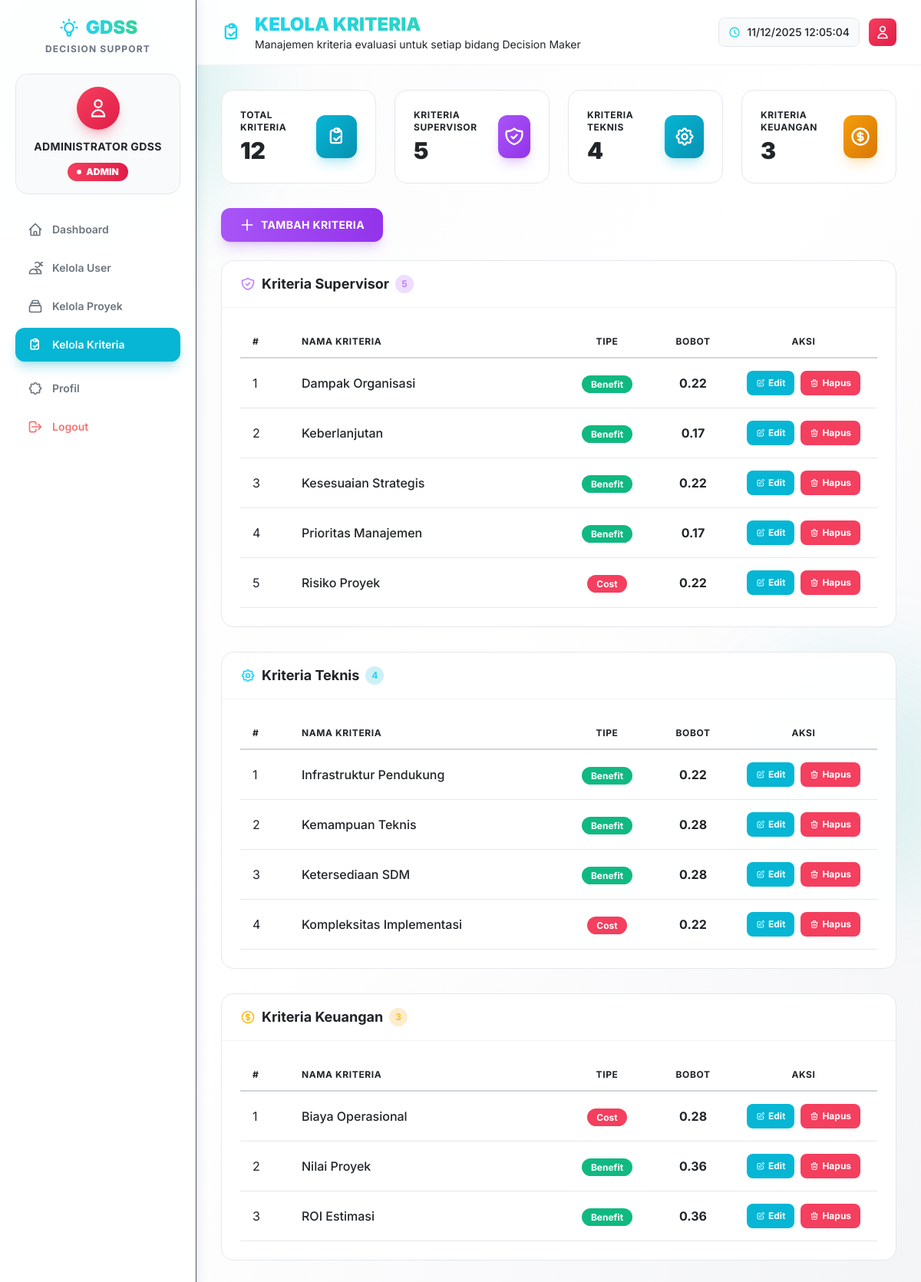
The page /views/admin/manage_criteria.php (signed in) on the database its author committed.
### tables this page shows
CREATE TABLE `criteria` (
  `id` int NOT NULL,
  `field` enum('supervisor','teknis','keuangan') NOT NULL COMMENT 'Bidang DM yang menilai',
  `name` varchar(100) NOT NULL COMMENT 'Nama kriteria',
  `weight` float NOT NULL DEFAULT '0' COMMENT 'Bobot kriteria (sudah dinormalisasi 0-1)',
  `type` enum('benefit','cost') NOT NULL DEFAULT 'benefit' COMMENT 'Benefit=max lebih baik, Cost=min lebih baik',
  `created_at` timestamp NOT NULL DEFAULT CURRENT_TIMESTAMP
);

### config/config.php (called while the page is built, shortened)
<?php
function isLoggedIn() {
    return isset($_SESSION['user_id']) && isset($_SESSION['username']) && isset($_SESSION['role']);
}
function hasRole($role) {
    return isLoggedIn() && $_SESSION['role'] === $role;
}
?>

### views/admin/manage_criteria.php (the view, shortened to what this page needs)
<?php
require_once __DIR__ . '/../../config/config.php';
require_once __DIR__ . '/../../includes/layout.php';
$pdo = getConnection();
$stmt = $pdo->query("SELECT * FROM criteria ORDER BY field, name");
$allCriteria = $stmt->fetchAll();
$criteriaByField = [
    'teknis' => array_filter($allCriteria, fn($c) => $c['field'] === 'teknis'),
    'supervisor' => array_filter($allCriteria, fn($c) => $c['field'] === 'supervisor'),
    'keuangan' => array_filter($allCriteria, fn($c) => $c['field'] === 'keuangan')
];
$pageTitle = 'Kelola Kriteria - ' . SITE_NAME;
renderHead($pageTitle, '../../');
renderSidebar('../../', 'manage_criteria');
renderHeader('KELOLA KRITERIA', 'Manajemen kriteria evaluasi untuk setiap bidang Decision Maker', 'criteria', false, '', '../../');
?>
<section class="grid grid-cols-1 md:grid-cols-4 gap-6 mb-8">
    <?= statCard('Total Kriteria', count($allCriteria), 'criteria', 'cyan') ?>
    <?= statCard('Kriteria Supervisor', count($criteriaByField['supervisor']), 'shield', 'purple') ?>
    <?= statCard('Kriteria Teknis', count($criteriaByField['teknis']), 'cogs', 'cyan') ?>
    <?= statCard('Kriteria Keuangan', count($criteriaByField['keuangan']), 'dollar', 'amber') ?>
</section>
<section class="mb-6">
    <button onclick="toggleModal('addCriteriaModal')" class="flex items-center gap-2 px-6 py-3 rounded-xl font-bold uppercase tracking-wide text-sm bg-gradient-to-r from-purple-500 to-purple-600 text-white hover:from-purple-400 hover:to-purple-500 transition-all duration-300 shadow-lg shadow-purple-500/25">
        <?= icon('add', 'w-5 h-5') ?>
        Tambah Kriteria
    </button>
</section>
<?php
$fieldConfigs = [
    'supervisor' => ['title' => 'Kriteria Supervisor', 'color' => 'purple', 'icon' => 'shield'],
    'teknis' => ['title' => 'Kriteria Teknis', 'color' => 'cyan', 'icon' => 'cogs'],
    'keuangan' => ['title' => 'Kriteria Keuangan', 'color' => 'amber', 'icon' => 'dollar']
];
foreach ($fieldConfigs as $field => $config):
    $criteria = $criteriaByField[$field];
?>
<section class="mb-8 bg-white/95 backdrop-blur-sm rounded-2xl border border-gray-200">
    <div class="flex items-center justify-between border-b border-gray-200/50 px-6 py-4">
        <h5 class="text-lg font-bold text-gray-900 flex items-center gap-2">
            <?= icon($config['icon'], 'w-5 h-5 text-'.$config['color'].'-400') ?>
            <?= $config['title'] ?>
            <span class="px-2 py-1 bg-<?= $config['color'] ?>-500/20 text-<?= $config['color'] ?>-400 rounded-full text-xs font-bold">
                <?= count($criteria) ?>
            </span>
        </h5>
    </div>
    <div class="p-6">
        <?php if (empty($criteria)): ?>
        <div class="text-center py-8 text-gray-900">
            <p>Belum ada kriteria untuk bidang ini</p>
        </div>
        <?php else: ?>
        <div class="overflow-x-auto">
            <table class="w-full border-collapse">
                <thead>
                    <tr class="border-b-2 border-gray-300">
                        <th class="text-left py-3 px-4 text-gray-900 font-bold uppercase tracking-wider text-xs w-16">#</th>
                        <th class="text-left py-3 px-4 text-gray-900 font-bold uppercase tracking-wider text-xs">Nama Kriteria</th>
                        <th class="text-center py-3 px-4 text-gray-900 font-bold uppercase tracking-wider text-xs w-32">Tipe</th>
                        <th class="text-center py-3 px-4 text-gray-900 font-bold uppercase tracking-wider text-xs w-24">Bobot</th>
                        <th class="text-center py-3 px-4 text-gray-900 font-bold uppercase tracking-wider text-xs w-48">Aksi</th>
                    </tr>
                </thead>
                <tbody>
                    <?php $i = 1; foreach ($criteria as $c): ?>
                    <tr class="border-b border-gray-200 hover:bg-gray-50 transition-colors duration-200">
                        <td class="py-4 px-4 text-gray-900"><?= $i++ ?></td>
                        <td class="py-4 px-4 text-gray-900 font-medium"><?= htmlspecialchars($c['name']) ?></td>
                        <td class="py-4 px-4 text-center">
                            <span class="px-3 py-1 rounded-full text-xs font-bold <?= $c['type'] === 'benefit' ? 'bg-emerald-500 text-white' : 'bg-rose-500 text-white' ?>">
                                <?= ucfirst($c['type']) ?>
                            </span>
                        </td>
                        <td class="py-4 px-4 text-center text-gray-900 font-bold"><?= $c['weight'] ?></td>
                        <td class="py-4 px-4 text-center">
                            <div class="flex items-center justify-center gap-2">
                                <button onclick="openEditCriteriaModal(<?= htmlspecialchars(json_encode($c)) ?>)" class="inline-flex items-center gap-1 px-3 py-2 rounded-lg bg-cyan-500 text-white hover:bg-cyan-600 text-xs font-bold transition-colors duration-200">
                                    <?= icon('edit', 'w-3 h-3') ?> Edit
                                </button>
                                <form method="POST" class="inline" onsubmit="return confirm('Yakin ingin menghapus kriteria ini?')">
                                    <button type="submit" class="inline-flex items-center gap-1 px-3 py-2 rounded-lg bg-rose-500 text-white hover:bg-rose-600 text-xs font-bold transition-colors duration-200">
                                        <?= icon('delete', 'w-3 h-3') ?> Hapus
                                    </button>
                                </form>
                            </div>
                        </td>
                    </tr>
                    <?php endforeach; ?>
                </tbody>
            </table>
        </div>
        <?php endif; ?>
    </div>
</section>
<?php endforeach; ?>
<?php renderFooter(); ?>

### includes/layout.php (shortened to what this page needs)
<?php
function icon($name, $class = 'w-5 h-5') {
    $path = $icons[$name] ?? $icons['home'];
    return '<svg class="'.$class.'" fill="none" stroke="currentColor" viewBox="0 0 24 24"><path stroke-linecap="round" stroke-linejoin="round" stroke-width="2" d="'.$path.'"></path></svg>';
}
function menuItem($href, $label, $iconName, $active = false, $danger = false) {
    $baseClass = 'flex items-center gap-3 px-4 py-3 rounded-xl text-sm font-semibold transition-all duration-300';
    if ($danger) {
        $class = $baseClass . ' text-red-400 hover:text-red-300 hover:bg-red-500/10';
    } elseif ($active) {
        $class = $baseClass . ' bg-cyan-500 text-white shadow-lg shadow-cyan-500/30';
    } else {
        $class = $baseClass . ' text-gray-600 hover:text-gray-900 hover:bg-gray-100';
    }
    $onclick = $danger ? ' onclick="showLogoutModal(); return false;"' : '';
    return '<a href="'.$href.'" class="'.$class.'"'.$onclick.'>'.icon($iconName).'<span>'.$label.'</span></a>';
}
function statCard($title, $value, $iconName, $color, $delay = '') {
    $colors = [
        'cyan' => 'from-cyan-500 to-cyan-600 shadow-cyan-500/25',
        'emerald' => 'from-emerald-500 to-emerald-600 shadow-emerald-500/25',
        'amber' => 'from-amber-500 to-amber-600 shadow-amber-500/25',
        'purple' => 'from-purple-500 to-purple-600 shadow-purple-500/25',
        'red' => 'from-red-500 to-red-600 shadow-red-500/25',
        'blue' => 'from-blue-500 to-blue-600 shadow-blue-500/25',
    ];
    $gradient = $colors[$color] ?? $colors['cyan'];
    $delayClass = $delay ? 'delay-'.$delay : '';
    return '
    <div class="bg-white/95 backdrop-blur-sm rounded-2xl border border-gray-200 p-6 card-hover animate-scale-in '.$delayClass.'">
        <div class="flex items-center justify-between">
            <div>
                <p class="text-gray-900 text-xs font-bold uppercase tracking-wider mb-1">'.$title.'</p>
                <p class="text-3xl font-black text-gray-900 count-up">'.$value.'</p>
            </div>
            <div class="w-14 h-14 bg-gradient-to-br '.$gradient.' rounded-xl flex items-center justify-center shadow-lg animate-float">
                '.icon($iconName, 'w-7 h-7 text-white').'
            </div>
        </div>
    </div>';
}
function getRoleColors($role) {
    $roleColors = [
        'supervisor' => [
            'gradient' => 'from-purple-500 to-purple-600',
            'shadow' => 'shadow-purple-500/30',
            'bg' => 'bg-purple-500/20',
            'text' => 'text-purple-400',
            'badge' => 'from-purple-500 to-purple-600',
        ],
        'teknis' => [
            'gradient' => 'from-cyan-500 to-cyan-600',
            'shadow' => 'shadow-cyan-500/30',
            'bg' => 'bg-cyan-500/20',
            'text' => 'text-cyan-400',
            'badge' => 'from-cyan-500 to-cyan-600',
        ],
        'admin' => [
            'gradient' => 'from-rose-500 to-rose-600',
            'shadow' => 'shadow-rose-500/30',
            'bg' => 'bg-rose-500/20',
            'text' => 'text-rose-400',
            'badge' => 'from-rose-500 to-rose-600',
        ],
        'keuangan' => [
            'gradient' => 'from-amber-500 to-amber-600',
            'shadow' => 'shadow-amber-500/30',
            'bg' => 'bg-amber-500/20',
            'text' => 'text-amber-400',
            'badge' => 'from-amber-500 to-amber-600',
        ],
    ];
    return $roleColors[$role] ?? $roleColors['teknis'];
}
function renderHead($pageTitle, $basePath = '') {
    $cssPath = $basePath . 'assets/css/style.css';
    ?>
<!DOCTYPE html>
<html lang="id" class="light">
<head>
    <script src="https://cdn.tailwindcss.com"></script>
    <link rel="stylesheet" href="https://cdnjs.cloudflare.com/ajax/libs/font-awesome/6.4.0/css/all.min.css">
    <link href="<?= $cssPath ?>" rel="stylesheet">
</head>
<body class="bg-gradient-to-br from-gray-50 via-white to-gray-100 min-h-screen text-gray-900">
    <div class="fixed inset-0 overflow-hidden pointer-events-none -z-10">
    </div>
    <?php
}
function renderSidebar($basePath = '', $activePage = '') {
    $userRole = $_SESSION['role'] ?? 'guest';
    $userName = $_SESSION['name'] ?? 'User';
    $isAdmin = hasRole('admin');
    $roleColors = getRoleColors($userRole);
    ?>
    <div class="flex min-h-screen">
        <aside id="sidebar" class="sidebar w-64 fixed left-0 top-0 h-full border-r border-gray-200/50 p-5 flex flex-col z-40">
            <div class="text-center mb-6">
                <div class="flex items-center justify-center gap-2 mb-1">
                    <?= icon('bulb', 'w-7 h-7 text-cyan-400') ?>
                    <h1 class="text-2xl font-black bg-gradient-to-r from-cyan-400 to-emerald-400 bg-clip-text text-transparent">GDSS</h1>
                </div>
                <p class="text-gray-500 text-xs font-bold uppercase tracking-widest">Decision Support</p>
            </div>
            <div class="text-center mb-6 p-4 bg-gray-50 rounded-2xl border border-gray-200">
                <div class="w-14 h-14 mx-auto mb-3 bg-gradient-to-br <?= $roleColors['gradient'] ?> rounded-full flex items-center justify-center shadow-lg <?= $roleColors['shadow'] ?>">
                    <?= icon('user', 'w-7 h-7 text-white') ?>
                </div>
                <h2 class="text-gray-900 font-bold text-sm uppercase tracking-wide mb-2"><?= htmlspecialchars($userName) ?></h2>
                <span class="inline-flex items-center gap-1.5 bg-gradient-to-r <?= $roleColors['badge'] ?> text-white px-3 py-1 rounded-full text-xs font-black uppercase">
                    <span class="w-1.5 h-1.5 bg-white rounded-full animate-pulse"></span>
                    <?= htmlspecialchars($userRole) ?>
                </span>
            </div>
            <nav class="flex-1 space-y-1.5">
                <?= menuItem($basePath . 'dashboard.php', 'Dashboard', 'home', $activePage === 'dashboard') ?>
                <?php if ($isAdmin): ?>
                    <?= menuItem($basePath . 'views/admin/manage_users.php', 'Kelola User', 'users', $activePage === 'manage_users') ?>
                    <?= menuItem($basePath . 'views/admin/manage_projects.php', 'Kelola Proyek', 'projects', $activePage === 'manage_projects') ?>
                    <?= menuItem($basePath . 'views/admin/manage_criteria.php', 'Kelola Kriteria', 'criteria', $activePage === 'manage_criteria') ?>
                <?php endif; ?>
                <div class="my-4 border-t border-gray-200/50"></div>
                <?= menuItem($basePath . 'profile.php', 'Profil', 'settings', $activePage === 'profile') ?>
                <?= menuItem($basePath . 'logout.php', 'Logout', 'logout', false, true) ?>
            </nav>
        </aside>
    <?php
}
function renderHeader($title, $subtitle = '', $iconName = 'home', $showBackButton = false, $backUrl = '', $basePath = '') {
    $userRole = $_SESSION['role'] ?? 'guest';
    $roleColors = getRoleColors($userRole);
    $profileLink = $basePath . 'profile.php';
    ?>
        <main class="main-content flex-1 ml-64">
            <header class="sticky top-0 z-30 bg-white/90 backdrop-blur-xl border-b border-gray-200/50 px-8 py-4">
                <div class="flex items-center justify-between">
                    <div class="flex items-center gap-4">
                        <?= icon($iconName, 'w-7 h-7 text-cyan-400') ?>
                        <div>
                            <h2 class="text-2xl font-black bg-gradient-to-r from-cyan-400 to-emerald-400 bg-clip-text text-transparent"><?= htmlspecialchars($title) ?></h2>
                            <?php if ($subtitle): ?>
                            <p class="text-gray-900 text-sm"><?= htmlspecialchars($subtitle) ?></p>
                            <?php endif; ?>
                        </div>
                    </div>
                    <div class="flex items-center gap-3">
                        <div class="flex items-center gap-2 bg-gray-50 rounded-lg px-3 py-2 border border-gray-200">
                            <?= icon('clock', 'w-4 h-4 text-cyan-400') ?>
                            <span id="currentTime" class="text-gray-900 text-sm font-medium"></span>
                        </div>
                        <a href="<?= $profileLink ?>" class="w-9 h-9 bg-gradient-to-br <?= $roleColors['gradient'] ?> rounded-lg flex items-center justify-center <?= $roleColors['shadow'] ?> hover:scale-110 hover:shadow-lg transition-all duration-300 cursor-pointer" title="Profil">
                            <?= icon('user', 'w-5 h-5 text-white') ?>
                        </a>
                    </div>
                </div>
            </header>
            <div class="p-8">
    <?php
}
function renderFooter() {
    ?>
            </div>
        </main>
    </div>
</body>
</html>
    <?php
}
    ?>

### rows shown on the page
criteria: name "Dampak Organisasi", type "Benefit", weight "0.22"
criteria: name "Keberlanjutan", type "Benefit", weight "0.17"
criteria: name "Kesesuaian Strategis", type "Benefit", weight "0.22"
criteria: name "Prioritas Manajemen", type "Benefit", weight "0.17"
criteria: name "Risiko Proyek", type "Cost", weight "0.22"
criteria: name "Infrastruktur Pendukung", type "Benefit", weight "0.22"
criteria: name "Kemampuan Teknis", type "Benefit", weight "0.28"
criteria: name "Ketersediaan SDM", type "Benefit", weight "0.28"
criteria: name "Kompleksitas Implementasi", type "Cost", weight "0.22"
criteria: name "Biaya Operasional", type "Cost", weight "0.28"
criteria: name "Nilai Proyek", type "Benefit", weight "0.36"
criteria: name "ROI Estimasi", type "Benefit", weight "0.36"

### other values the page prints
$userName "ADMINISTRATOR GDSS"
$userRole "ADMIN"
$label "Dashboard Kelola User Kelola Proyek Kelola Kriteria Profil Logout"
$subtitle "Manajemen kriteria evaluasi untuk setiap bidang Decision Maker"
$title "TOTAL KRITERIA KRITERIA SUPERVISOR KRITERIA TEKNIS KRITERIA KEUANGAN"
$value "12 5 4 3"
$config['title'] "Kriteria Supervisor"
count($criteria) "5"
$config['title'] "Kriteria Teknis"
count($criteria) "4"
$config['title'] "Kriteria Keuangan"
count($criteria) "3"
